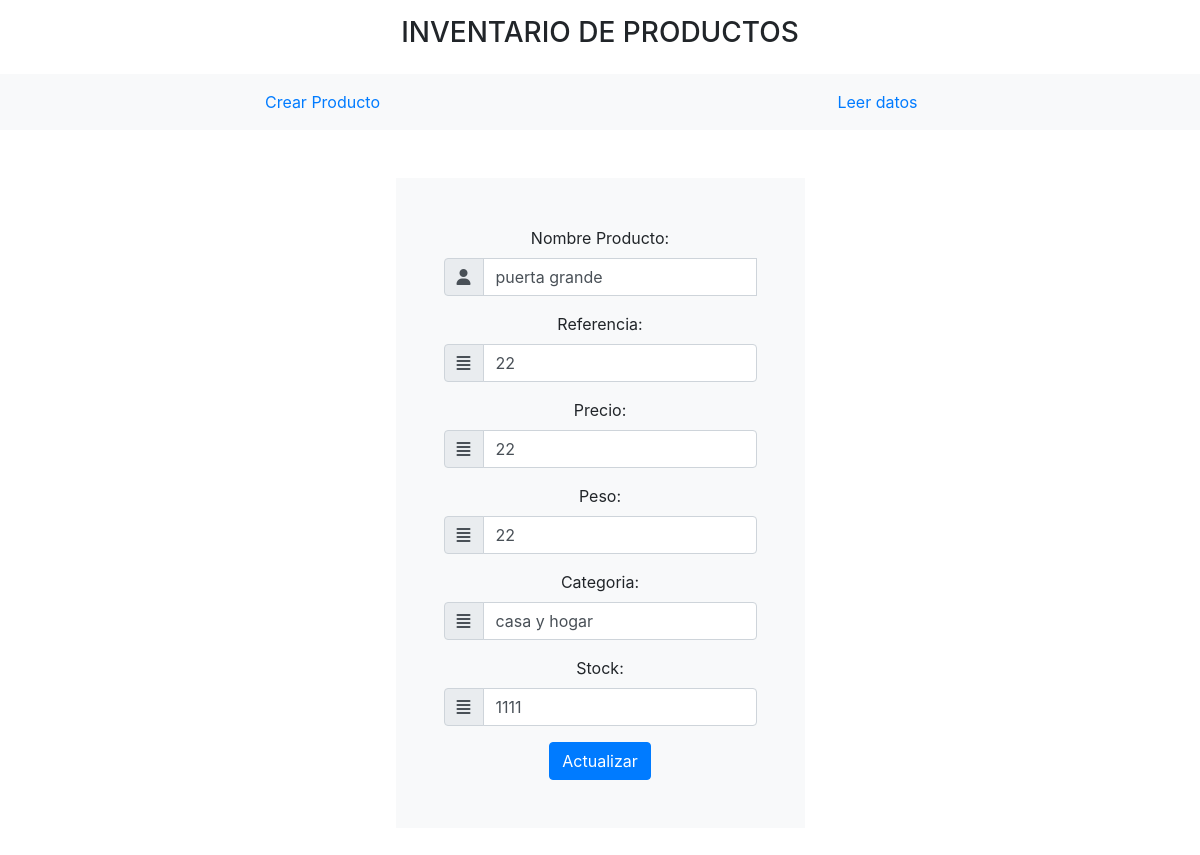
Screenshot of /index.php?pagina=editar&id=4 with the database file from the repository.
### tables this page shows
CREATE TABLE `producto` (
  `id` int(11) NOT NULL,
  `nombre` varchar(20) NOT NULL,
  `referencia` varchar(20) NOT NULL,
  `precio` int(11) NOT NULL,
  `peso` int(11) NOT NULL,
  `categoria` varchar(30) NOT NULL,
  `stock` int(11) NOT NULL,
  `fecha_creacion` timestamp NOT NULL DEFAULT current_timestamp() ON UPDATE current_timestamp(),
  `fecha_ultima_venta` datetime NOT NULL
);

### controladores/plantilla.controlador.php (called while the page is built)
<?php
Class ControladorPlantilla{
	public function ctrTraerPlantilla(){
		include "vistas/plantilla.php";
	}
}

### index.php (called while the page is built)
<?php
require_once "controladores/plantilla.controlador.php";
require_once "controladores/formularios.controlador.php";
require_once "modelos/formularios.modelo.php";
$plantilla = new ControladorPlantilla();
$plantilla -> ctrTraerPlantilla();

### controladores/formularios.controlador.php (called while the page is built, shortened)
<?php
class ControladorFormularios{
	static public function ctrSeleccionarRegistros($item, $valor){
		$tabla = "producto";
		$respuesta = ModeloFormularios::mdlSeleccionarRegistros($tabla, $item, $valor);
		return $respuesta;
	}
}

### modelos/conexion.php (called while the page is built)
<?php
class Conexion{
	static public function conectar(){
		$link = new PDO("mysql:host=localhost;dbname=productos", "root","");
		$link->exec("set names utf8");
		return $link;
	}
}

### modelos/formularios.modelo.php (called while the page is built, shortened)
<?php
require_once "conexion.php";
class ModeloFormularios{
	static public function mdlSeleccionarRegistros($tabla, $item, $valor){
		if($item == null && $valor == null){
			$stmt = Conexion::conectar()->prepare("SELECT *,DATE_FORMAT(fecha_creacion, '%d/%m/%Y') AS fecha_creacion FROM $tabla ORDER BY id DESC");
			$stmt->execute();
			return $stmt -> fetchAll();
		}else{
			$stmt = Conexion::conectar()->prepare("SELECT *,DATE_FORMAT(fecha_creacion, '%d/%m/%Y') AS fecha_creacion FROM $tabla WHERE $item = :$item ORDER BY id DESC");
			$stmt->bindParam(":".$item, $valor, PDO::PARAM_STR);
			$stmt->execute();
			return $stmt -> fetch();
		}
	}
}

### vistas/paginas/editar.php (the view, shortened to what this page needs)
<?php
if(isset($_GET["id"])){
	$item = "id";
	$valor = $_GET["id"];
	$producto = ControladorFormularios::ctrSeleccionarRegistros($item, $valor);
}
?>
<div class="d-flex justify-content-center text-center">
	<form class="p-5 bg-light" method="post">
		<div class="form-group">
						<label for="nombre">Nombre Producto:</label>
			<div class="input-group">
				<div class="input-group-prepend">
					<span class="input-group-text">
						<i class="fas fa-user"></i>
					</span>
				</div>
				<input type="text" class="form-control" value="<?php echo $producto["nombre"]; ?>" placeholder="Escriba su nombre" id="nombre" name="actualizarNombre">
			</div>
		</div>
		<div class="form-group">
			<label for="nombre">Referencia:</label>
			<div class="input-group">
				<div class="input-group-prepend">
					<span class="input-group-text">
						<i class="fas fa-align-justify"></i>
					</span>
				</div>
				<input type="text" class="form-control" value="<?php echo $producto["referencia"]; ?>" placeholder="Escriba su referencia" id="referencia" name="actualizarReferencia">
			</div>
		</div>
		<div class="form-group">
			<label for="nombre">Precio:</label>
			<div class="input-group">
				<div class="input-group-prepend">
					<span class="input-group-text">
						<i class="fas fa-align-justify"></i>
					</span>
				</div>
				<input type="number" class="form-control" value="<?php echo $producto["precio"]; ?>" placeholder="Escriba el precio" id="precio" name="actualizarPrecio">
			</div>
		</div>
		<div class="form-group">
			<label for="nombre">Peso:</label>
			<div class="input-group">
				<div class="input-group-prepend">
					<span class="input-group-text">
						<i class="fas fa-align-justify"></i>
					</span>
				</div>
				<input type="number" class="form-control" value="<?php echo $producto["peso"]; ?>" placeholder="Escriba el peso" id="peso" name="actualizarPeso">
			</div>
		</div>
		<div class="form-group">
			<label for="nombre">Categoria:</label>
			<div class="input-group">
				<div class="input-group-prepend">
					<span class="input-group-text">
						<i class="fas fa-align-justify"></i>
					</span>
				</div>
				<input type="text" class="form-control" value="<?php echo $producto["categoria"]; ?>" placeholder="Escriba la categoria" id="categoria" name="actualizarCategoria">
			</div>
		</div>
		<div class="form-group">
			<label for="nombre">Stock:</label>
			<div class="input-group">
				<div class="input-group-prepend">
					<span class="input-group-text">
						<i class="fas fa-align-justify"></i>
					</span>
				</div>
				<input type="text" class="form-control" value="<?php echo $producto["stock"]; ?>" placeholder="Escriba el stock" id="stock" name="actualizarStock">
			</div>
		</div>
		<button type="submit" class="btn btn-primary">Actualizar</button>
	</form>
</div>

### rows the page displays
producto: actualizarNombre "puerta grande", actualizarReferencia "22", actualizarPrecio "22", actualizarPeso "22", actualizarCategoria "casa y hogar", actualizarStock "1111"
